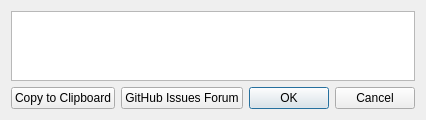
<?xml version="1.0" encoding="UTF-8"?>
<ui version="4.0">
 <class>Dialog</class>
 <widget class="QDialog" name="Dialog">
  <property name="geometry">
   <rect>
    <x>0</x>
    <y>0</y>
    <width>409</width>
    <height>119</height>
   </rect>
  </property>
  <property name="windowTitle">
   <string>Dialog</string>
  </property>
  <layout class="QGridLayout" name="gridLayout">
   <item row="0" column="0" colspan="3">
    <widget class="QPlainTextEdit" name="errorMessageText"/>
   </item>
   <item row="1" column="0">
    <widget class="QPushButton" name="copyButton">
     <property name="text">
      <string>Copy to Clipboard</string>
     </property>
    </widget>
   </item>
   <item row="1" column="1">
    <widget class="QPushButton" name="gitHubButton">
     <property name="text">
      <string>GitHub Issues Forum</string>
     </property>
    </widget>
   </item>
   <item row="1" column="2">
    <widget class="QDialogButtonBox" name="buttonBox">
     <property name="orientation">
      <enum>Qt::Orientation::Horizontal</enum>
     </property>
     <property name="standardButtons">
      <set>QDialogButtonBox::StandardButton::Cancel|QDialogButtonBox::StandardButton::Ok</set>
     </property>
    </widget>
   </item>
  </layout>
 </widget>
 <resources/>
 <connections>
  <connection>
   <sender>buttonBox</sender>
   <signal>accepted()</signal>
   <receiver>Dialog</receiver>
   <slot>accept()</slot>
   <hints>
    <hint type="sourcelabel">
     <x>248</x>
     <y>254</y>
    </hint>
    <hint type="destinationlabel">
     <x>157</x>
     <y>274</y>
    </hint>
   </hints>
  </connection>
  <connection>
   <sender>buttonBox</sender>
   <signal>rejected()</signal>
   <receiver>Dialog</receiver>
   <slot>reject()</slot>
   <hints>
    <hint type="sourcelabel">
     <x>316</x>
     <y>260</y>
    </hint>
    <hint type="destinationlabel">
     <x>286</x>
     <y>274</y>
    </hint>
   </hints>
  </connection>
 </connections>
</ui>
